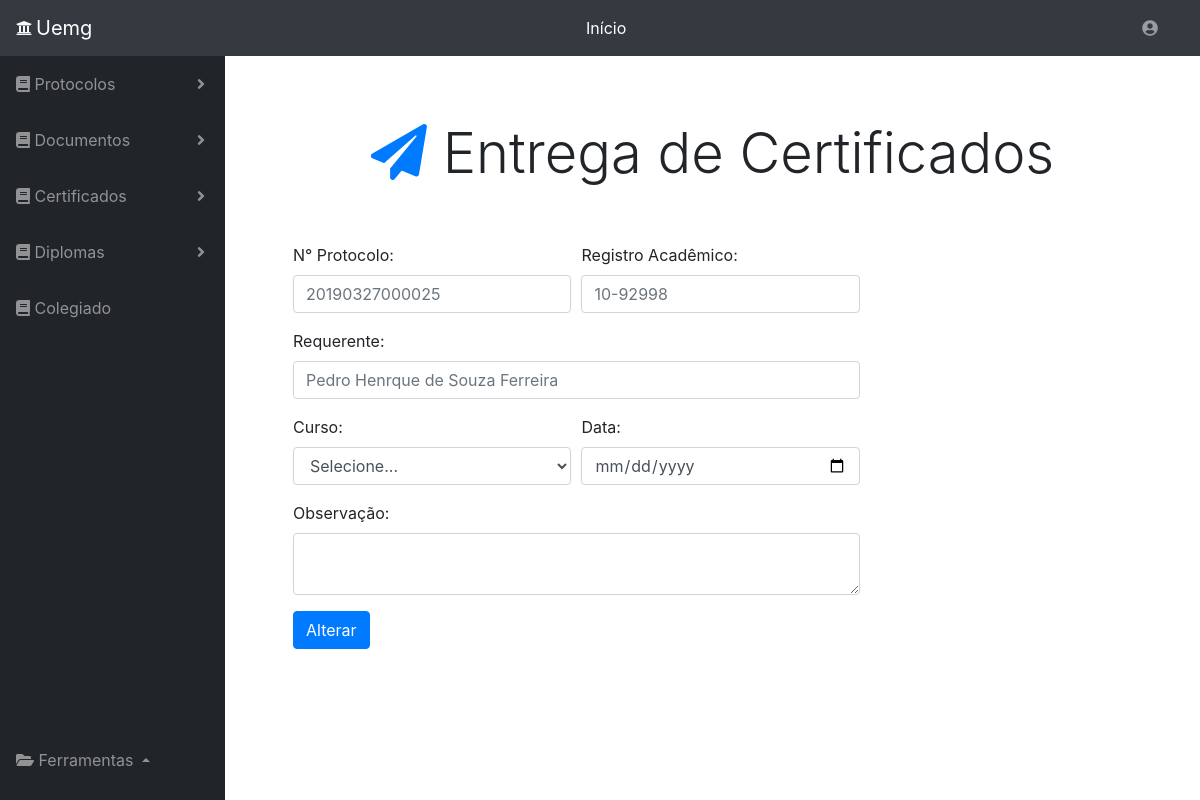
The page /altera_protocolos.php?id=1 on the database its author committed.
### tables this page shows
CREATE TABLE `addprotocolos` (
  `nome` varchar(255) NOT NULL,
  `atendente` varchar(255) NOT NULL,
  `curso` varchar(255) NOT NULL,
  `historico` varchar(255) NOT NULL,
  `data` date NOT NULL,
  `observacao` varchar(1000) NOT NULL,
  `numproto` varchar(255) NOT NULL,
  `ra` varchar(50) NOT NULL,
  `obsevacaocolegiado` varchar(255) NOT NULL,
  `cursocolegiado` varchar(255) NOT NULL,
  `encaminhamento` varchar(255) NOT NULL,
  `encaminhamentocolegiado` varchar(255) NOT NULL,
  `vencimento` varchar(255) NOT NULL,
  `dataretirada` date NOT NULL,
  `hora` time NOT NULL,
  `datavencimento` date NOT NULL,
  `statusColeg` tinyint(1) NOT NULL,
  `status` tinyint(1) NOT NULL,
  `Id` int(11) NOT NULL
);

### altera_protocolos.php (the view, shortened to what this page needs)
<!DOCTYPE html>
<head>
	<link rel="stylesheet" href="https://stackpath.bootstrapcdn.com/bootstrap/4.1.3/css/bootstrap.min.css">
	<link rel="stylesheet" type="text/css" media="screen" href="menu.css" />
	<link rel="stylesheet" href="https://use.fontawesome.com/releases/v5.5.0/css/all.css">
</head>
<body id="page-top">
	<nav class="navbar navbar-expand navbar-dark bg-dark static-top">
		<i class="fas fa-university text-light mr-1"></i>
		<a class="navbar-brand mr-1" href="#">Uemg</a>
		 <form class="d-none d-md-inline-block form-inline ml-auto mr-0 mr-md-3 my-2 my-md-0">
        <ul class="navbar-nav ml-auto ml-md-0">
            <li class="nav-item dropdown no-arrow">
              <a class="nav-link dropdown-toggle text-white" href="menu.php" id="userDropdown" role="button" >
                Início
              </a>
            </li>
        </ul>
       </form>
		<form class="d-none d-md-inline-block form-inline ml-auto mr-0 mr-md-3 my-2 my-md-0">
			<ul class="navbar-nav ml-auto ml-md-0">
				<li class="nav-item dropdown no-arrow">
					<a class="nav-link dropdown-toggle" href="#" id="userDropdown" role="button" data-toggle="dropdown" aria-haspopup="true" aria-expanded="false">
						<i class="fas fa-user-circle fa-fw"></i>
					</a>
				</li>
			</ul>
</form>
</nav>
<div id="wrapper">
	<?php include_once 'side_bar.php';?>
							<div id="content-wrapper">
								<div class="container-fluid">
									<?php
									$servername = "localhost";
									$database = "protocolos";
									$username = "root";
									$password = "";
									$conn = mysqli_connect($servername, $username, $password, $database);
									$id = $_GET['id'];
									$sql = "SELECT * FROM addprotocolos WHERE Id = '$id'";
									$consulta = mysqli_query($conn, $sql);
									while( $dados = mysqli_fetch_assoc($consulta)){
										?>
										<div class="row">
											<div class="col-12 text-center my-5">
												<h1 class="display-4"><i class="fa fa-paper-plane text-primary mr-3" aria-hidden="true"></i>Entrega de Certificados</h1>
											</div>
										</div>
										<div class="row mb-5 justifiy-content-center">
											<div class="col-sm-12 col-md-10 col-lg-8">
												<form method="post" action="funções/edita_doc_coleg.php?id=<?php echo $dados['Id'];?>">
													<div class="form-row ml-5">
														<div class="form-group col-sm-6 ">
															<label for="inputNumProto">N° Protocolo:</label>
															<input type="text" class="form-control" id="numproto" name="numproto" placeholder="<?php echo $dados['numproto']; ?>" required="">
														</div>
														<div class="form-group col-sm-6 ">
															<label for="inputRa">Registro Acadêmico:</label>
															<input type="text" class="form-control" id="ra" name="ra" placeholder="<?php echo $dados['ra']; ?>" required="">
														</div>
													</div>
													<div class="form-row ml-5">
													<div class="form-group col-sm-12 ">
															<label for="inputRequerente">Requerente:</label>
															<input type="text" class="form-control" id="requerente" name="requerente" placeholder="<?php echo $dados['nome']; ?>" required="">
														</div>
													</div>
													<div class="form-row ml-5">
														<div class="form-group col-sm-6">
															<label for="inputCurso">Curso:</label>
															<select id="inputCurso" class="form-control" name="curso">
																<option selected>Selecione...</option>
																<?php
																$servername = "127.0.0.1";
																$database = "protocolos";
																$username = "root";
																$password = "";
																$conn = mysqli_connect($servername, $username, $password, $database);
																$sql = "SELECT * FROM curso";
																$consulta = mysqli_query($conn, $sql);
																?>
															</select>
														</div>
														<div class="form-group col-sm-6 ">
															<label for="inputNumProto">Data:</label>
															<input type="date" class="form-control" id="data" name="data" required="">
														</div>
													</div>
													<div class="form-row ml-5">
														<div class="form-group col-sm-12 ">
															<label for="inputObservacao">Observação:</label>
															<textarea class="form-control" id="inputObservacao" name="obsevacao"></textarea>
														</div>
													</div>
													<div class="form-row ml-5">
														<div class="col-sm-12">
																<button type="submit" class="btn btn-primary">Alterar</button>
														</div>
													</div>
												</form>
											</div>
										</div>
									<?php   } ?>
								</div>
							</div>
						</body>
						</html>

### menu.css (style rules this page uses)
body { height: 100%; }
#wrapper { display: -webkit-box; display: -ms-flexbox; display: flex; }
#wrapper #content-wrapper { overflow-x: hidden; width: 100%; padding-top: 1rem; padding-bottom: 80px; }
.navbar-nav .nav-item.dropdown .dropdown-toggle::after { width: 1rem; text-align: center; float: right; vertical-align: 0; border: 0; font-weight: 900; content: '\f105'; font-family: 'Font Awesome 5 Free'; }
.navbar-nav .nav-item.dropdown.no-arrow .dropdown-toggle::after { display: none; }
button { background-color: white; border-style: solid; border-color: white; }

### rows shown on the page
addprotocolos: numproto "20190327000025", ra "10-92998", requerente "Pedro Henrque de Souza Ferreira"
